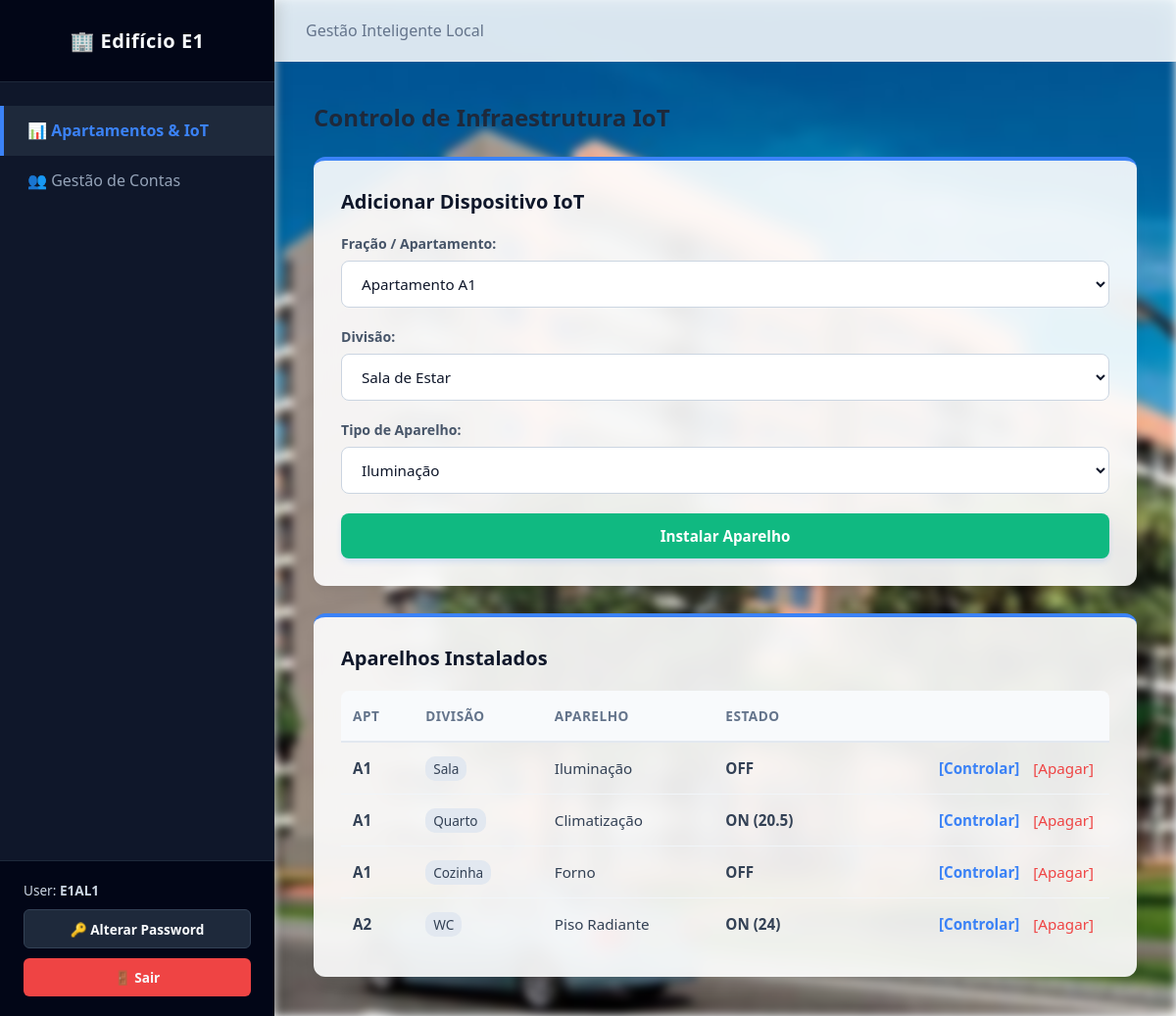
Screenshot of /dashboard_al.php (signed in) with the database file from the repository.
### tables this page shows
CREATE TABLE equipamentos_iot (
    id_equipamento INTEGER PRIMARY KEY AUTOINCREMENT,
    tipo TEXT NOT NULL,          -- 'Iluminação', 'Climatização', 'Estores', 'Forno', etc.
    estado TEXT DEFAULT 'OFF',   
    id_edificio TEXT NOT NULL,   
    id_apartamento TEXT NOT NULL,
    divisao TEXT NOT NULL        -- 'Sala', 'Cozinha', 'Quarto', 'WC'
);

### dashboard_al.php (the view, shortened to what this page needs)
<?php
$user_id = $_SESSION['user_id'];
$user_tipo = $_SESSION['user_tipo'];
$db = new SQLite3('database.db');
if ($user_tipo === 'AG') {
    $meu_edificio = isset($_GET['edificio']) ? strtoupper(trim($_GET['edificio'])) : 'E1';
} else {
    preg_match('/^(E\d+)/i', $user_id, $matches);
    $meu_edificio = isset($matches[1]) ? strtoupper($matches[1]) : 'E1';
}
$tab_ativa = isset($_GET['tab']) ? $_GET['tab'] : 'apartamentos';
$stmt_dispositivos = $db->prepare("SELECT * FROM equipamentos_iot WHERE id_edificio = :edificio ORDER BY id_apartamento ASC");
$stmt_dispositivos->bindValue(':edificio', $meu_edificio, SQLITE3_TEXT);
$dispositivos = $stmt_dispositivos->execute();
?>
<!DOCTYPE html>
<html lang="pt">
<head>
    <link rel="stylesheet" href="css/styles.css?v=1.1">
</head>
<body>
    <div class="app-wrapper">
        <aside class="sidebar">
            <div>
                <div class="sidebar-header">🏢 Edifício <?php echo $meu_edificio; ?></div>
                <ul class="sidebar-menu">
                    <li class="sidebar-item <?php echo ($tab_ativa === 'apartamentos') ? 'active' : ''; ?>">
                        <a href="dashboard_al.php?edificio=<?php echo $meu_edificio; ?>&tab=apartamentos">📊 Apartamentos & IoT</a>
                    </li>
                    <li class="sidebar-item <?php echo ($tab_ativa === 'contas') ? 'active' : ''; ?>">
                        <a href="dashboard_al.php?edificio=<?php echo $meu_edificio; ?>&tab=contas">👥 Gestão de Contas</a>
                    </li>
                </ul>
            </div>
            <div class="sidebar-footer">
                <div>User: <strong><?php echo $user_id; ?></strong></div>
                <a href="alterar_password.php" class="btn-sidebar-action">🔑 Alterar Password</a>
                <a href="index.html" class="btn-sidebar-action btn-sidebar-logout">🚪 Sair</a>
            </div>
        </aside>
        <div class="main-content">
            <header class="top-bar">
                <div>
                    <?php if ($user_tipo === 'AG'): ?>
                        <a href="dashboard_ag.php" class="btn-action" style="background:#64748b; color:white; text-decoration:none;">← Painel Geral AG</a>
                    <?php else: ?>
                        <span style="color:#64748b; font-weight:500;">Gestão Inteligente Local</span>
                    <?php endif; ?>
                </div>
            </header>
            <main class="container">
                <?php if ($tab_ativa === 'apartamentos'): ?>
                    <h2>Controlo de Infraestrutura IoT</h2>
                    <div class="grid-layout">
                        <div class="card" style="flex: 1 1 350px;">
                            <h3 class="card-title">Adicionar Dispositivo IoT</h3>
                            <form method="POST" action="dashboard_al.php?edificio=<?php echo $meu_edificio; ?>&tab=apartamentos">
                                <div class="form-group">
                                    <label>Fração / Apartamento:</label>
                                    <select name="iot_apt">
                                        <?php for($i=1; $i<=10; $i++) echo "<option value='A$i'>Apartamento A$i</option>"; ?>
                                    </select>
                                </div>
                                <div class="form-group">
                                    <label>Divisão:</label>
                                    <select id="iot_divisao" name="iot_divisao" onchange="atualizarAparelhos()">
                                        <option value="Sala">Sala de Estar</option>
                                    </select>
                                </div>
                                <div class="form-group">
                                    <label>Tipo de Aparelho:</label>
                                    <select id="iot_tipo" name="iot_tipo"></select>
                                </div>
                                <button type="submit" name="add_iot" class="btn-submit" style="background:#10b981;">Instalar Aparelho</button>
                            </form>
                        </div>
                        <div class="card" style="flex: 1 1 600px;">
                            <h3 class="card-title">Aparelhos Instalados</h3>
                            <div class="table-responsive">
                                <table>
                                    <thead><tr><th>Apt</th><th>Divisão</th><th>Aparelho</th><th>Estado</th><th></th></tr></thead>
                                    <tbody>
                                        <?php while($row = $dispositivos->fetchArray(SQLITE3_ASSOC)): ?>
                                            <tr>
                                                <td><strong><?php echo $row['id_apartamento']; ?></strong></td>
                                                <td><span style="background:#e2e8f0; padding:3px 8px; border-radius:10px; font-size:0.85rem;"><?php echo $row['divisao']; ?></span></td>
                                                <td><?php echo $row['tipo']; ?></td>
                                                <td><strong><?php echo $row['estado']; ?></strong></td>
                                                <td>
                                                    <a href="dashboard_clt.php?simular_apt=<?php echo $row['id_apartamento']; ?>&simular_edf=<?php echo $meu_edificio; ?>" style="color:#3b82f6; text-decoration:none; font-weight:bold; margin-right:10px;">[Controlar]</a>
                                                    <a href="dashboard_al.php?edificio=<?php echo $meu_edificio; ?>&tab=apartamentos&eliminar_iot=<?php echo $row['id_equipamento']; ?>" onclick="return confirm('Eliminar dispositivo?')" style="color:#ef4444; text-decoration:none;">[Apagar]</a>
                                                </td>
                                            </tr>
                                        <?php endwhile; ?>
                                    </tbody>
                                </table>
                            </div>
                        </div>
                    </div>
                <?php endif; ?>
            </main>
        </div>
    </div>
</body>
</html>

### css/styles.css (style rules this page uses)
* { margin: 0; padding: 0; box-sizing: border-box; font-family: 'Segoe UI', system-ui, -apple-system, sans-serif; }
body { background: #f1f5f9; color: #1e293b; min-height: 100vh; display: flex; }
.app-wrapper { display: flex; min-height: 100vh; width: 100%; }
.sidebar { width: 280px; background-color: #0f172a; color: #f8fafc; display: flex; flex-direction: column; justify-content: space-between; flex-shrink: 0; box-shadow: 4px 0 15px rgba(0, 0, 0, 0.15); z-index: 10; }
.sidebar-header { padding: 1.75rem 1.5rem; background-color: #020617; font-size: 1.25rem; font-weight: 700; border-bottom: 1px solid #1e293b; text-align: center; letter-spacing: 0.5px; }
.sidebar-menu { list-style: none; padding: 1.5rem 0; flex: 1; }
.sidebar-item a { display: flex; align-items: center; gap: 12px; padding: 0.9rem 1.5rem; color: #94a3b8; text-decoration: none; font-weight: 500; border-left: 4px solid transparent; transition: all 0.2s ease; }
.sidebar-item.active a { background-color: #1e293b; color: #3b82f6; border-left-color: #3b82f6; font-weight: 600; }
.sidebar-footer { padding: 1.25rem 1.5rem; border-top: 1px solid #1e293b; background-color: #020617; font-size: 0.85rem; color: #cbd5e1; display: flex; flex-direction: column; gap: 10px; }
.btn-sidebar-action { display: block; text-align: center; padding: 0.6rem; background: #1e293b; color: #f8fafc; text-decoration: none; border-radius: 6px; font-weight: 600; font-size: 0.85rem; transition: background 0.2s; border: 1px solid #334155; }
.btn-sidebar-logout { background: #ef4444; border: none; }
.main-content { flex: 1; display: flex; flex-direction: column; position: relative; background-color: #f8fafc; }
.main-content::before { content: ""; position: absolute; top: 0; left: 0; width: 100%; height: 100%; background-image: url('../images/fundo.jpg'); background-size: cover; background-position: center; background-repeat: no-repeat; filter: blur(5px); pointer-events: none; z-index: 1; }
.top-bar { background-color: rgba(255, 255, 255, 0.85); backdrop-filter: blur(8px); padding: 1.25rem 2rem; display: flex; justify-content: space-between; align-items: center; border-bottom: 1px solid #e2e8f0; z-index: 5; }
.container { padding: 2.5rem; flex: 1; max-width: 1400px; margin: 0 auto; width: 100%; position: relative; z-index: 5; }
.grid-layout { display: flex; flex-wrap: wrap; gap: 1.75rem; margin-top: 1.5rem; }
.card { background: rgba(255, 255, 255, 0.9); backdrop-filter: blur(10px); padding: 1.75rem; border-radius: 12px; border-top: 4px solid #3b82f6; box-shadow: 0 10px 15px -3px rgba(0, 0, 0, 0.05), 0 4px 6px -2px rgba(0, 0, 0, 0.05); flex: 1 1 calc(33.333% - 1.75rem); min-width: 320px; }
.card-title { font-size: 1.25rem; font-weight: 700; margin-bottom: 1.25rem; color: #0f172a; display: flex; align-items: center; gap: 8px; }
.form-group { margin-bottom: 1.25rem; }
.form-group label { display: block; margin-bottom: 0.5rem; font-weight: 600; color: #475569; font-size: 0.88rem; }
.form-group input, .form-group select { width: 100%; padding: 0.75rem 1rem; border: 1px solid #cbd5e1; border-radius: 8px; font-size: 0.95rem; color: #0f172a; background-color: #ffffff; transition: all 0.2s; }
.btn-submit { width: 100%; padding: 0.8rem; background-color: #3b82f6; color: white; border: none; border-radius: 8px; font-size: 0.95rem; font-weight: 600; cursor: pointer; box-shadow: 0 4px 6px -1px rgba(59, 130, 246, 0.2); transition: all 0.2s; }
.table-responsive { width: 100%; overflow-x: auto; margin-top: 1rem; background: transparent; border-radius: 8px; }
table { width: 100%; border-collapse: collapse; }
th { background-color: #f8fafc; color: #64748b; font-weight: 600; font-size: 0.85rem; text-transform: uppercase; letter-spacing: 0.5px; padding: 1rem 0.75rem; border-bottom: 2px solid #e2e8f0; }
td { padding: 1rem 0.75rem; border-bottom: 1px solid #f1f5f9; font-size: 0.95rem; color: #334155; }
tr:last-child td { border-bottom: none; }
.table-responsive table { table-layout: fixed; }
th:nth-child(1), td:nth-child(1) { text-align: left; }
th:nth-child(2), td:nth-child(2) { text-align: right; padding-right: 1rem; }
table:has(th:nth-child(4)) { table-layout: auto !important; }
table:has(th:nth-child(4)) th, table:has(th:nth-child(4)) td { width: auto !important; text-align: left !important; padding: 1rem 0.75rem !important; }
table:has(th:nth-child(4)) th:last-child, table:has(th:nth-child(4)) td:last-child { text-align: right !important; padding-right: 1rem !important; }

### rows the page displays
equipamentos_iot: id_apartamento "A1", divisao "Sala", tipo "Iluminação", estado "OFF"
equipamentos_iot: id_apartamento "A1", divisao "Quarto", tipo "Climatização", estado "ON (20.5)"
equipamentos_iot: id_apartamento "A1", divisao "Cozinha", tipo "Forno", estado "OFF"
equipamentos_iot: id_apartamento "A2", divisao "WC", tipo "Piso Radiante", estado "ON (24)"

### other values shown
$meu_edificio "E1"
$user_id "E1AL1"
